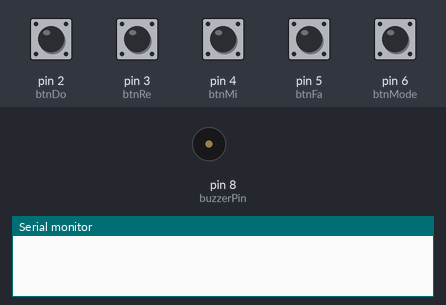
The sketch below on a simulated Arduino Uno, built with avr-gcc and run on an emulated ATmega328P. On the bench: buzzer (waves = sounding), the last lines printed to the serial monitor. The inputs (shaded band) are chosen by the test bench; at power-on: pin 2 (btnDo), pin 3 (btnRe), pin 4 (btnMi), pin 5 (btnFa), pin 6 (btnMode) LOW.

Above: at 1.2 s.
1.3 s: pin 6 (btnMode) pulled HIGH for 0.15 s
2.9 s: pin 2 (btnDo) pulled HIGH for 0.15 s
At 2.97 s:
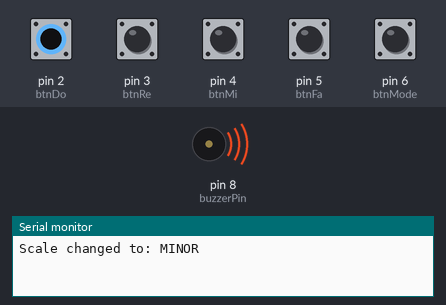
4.5 s: pin 6 (btnMode) pulled HIGH for 1 s
Timing chart, 0 to 7.5 s (numbered marks = the images above; inputs shaded):
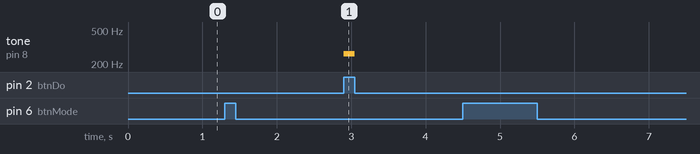

Measured:
- after the input at 2.9 s, tone on pin 8 (buzzerPin): silent → 262 Hz at once, → silent 0.15 s later

The sketch:

digital_piano.ino
```cpp
/*
 * Digital Piano with Chord Substitute and Mode Toggle
 * Path: /week2/digital_piano/digital_piano.ino
 */

// Define Input & Output Pins
const int btnDo = 2;
const int btnRe = 3;
const int btnMi = 4;
const int btnFa = 5;
const int btnMode = 6;
const int buzzerPin = 8;

// Define Frequencies (Hz)
const int freqDo = 262;
const int freqRe = 294;
const int freqMi_Maj = 330; // Major 3rd
const int freqMi_Min = 311; // Minor 3rd (Flat)
const int freqFa = 349;
const int freqSol = 392;    // Chord substitute

// State Variables
bool isMinor = false;
int lastModeState = LOW;

void setup() {
  Serial.begin(9600);

  // Set up button pins (Assuming external 10k pull-down resistors are used)
  pinMode(btnDo, INPUT);
  pinMode(btnRe, INPUT);
  pinMode(btnMi, INPUT);
  pinMode(btnFa, INPUT);
  pinMode(btnMode, INPUT);

  // Set up buzzer
  pinMode(buzzerPin, OUTPUT);
}

void loop() {
  // --- FEATURE 3: MODE TOGGLE (Major/Minor) ---
  int currentModeState = digitalRead(btnMode);
  // Detect only the moment the button is pressed down (Edge Detection)
  if (currentModeState == HIGH && lastModeState == LOW) {
    isMinor = !isMinor; // Toggle the state
    if(isMinor) {
        Serial.println("Scale changed to: MINOR");
    } else {
        Serial.println("Scale changed to: MAJOR");
    }
    delay(50); // Simple debounce to prevent multiple triggers
  }
  lastModeState = currentModeState;

  // --- FEATURE 1: BASIC PIANO NOTES ---
  int stateDo = digitalRead(btnDo);
  int stateRe = digitalRead(btnRe);
  int stateMi = digitalRead(btnMi);
  int stateFa = digitalRead(btnFa);

  // Calculate how many note buttons are currently pressed
  int buttonsPressed = stateDo + stateRe + stateMi + stateFa;

  // --- FEATURE 2 & 1 COMBINED: PLAY TONES ---
  if (buttonsPressed >= 2) {
    // Feature 2: Two or more buttons pressed = Play Sol
    tone(buzzerPin, freqSol);
  }
  else if (buttonsPressed == 1) {
    // Feature 1 & 3: Exactly one button pressed = Play corresponding note
    if (stateDo == HIGH) tone(buzzerPin, freqDo);
    else if (stateRe == HIGH) tone(buzzerPin, freqRe);
    else if (stateMi == HIGH) {
      // Feature 3: Check which scale we are in for the 'Mi' note
      if (isMinor) {
        tone(buzzerPin, freqMi_Min);
      } else {
        tone(buzzerPin, freqMi_Maj);
      }
    }
    else if (stateFa == HIGH) tone(buzzerPin, freqFa);
  }
  else {
    // Feature 1: No buttons pressed = Silence
    noTone(buzzerPin);
  }

  delay(10); // Small loop delay for system stability
}
```
